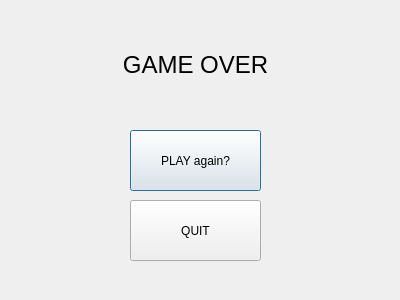
<?xml version="1.0" encoding="UTF-8"?>
<ui version="4.0">
 <class>Dialog</class>
 <widget class="QDialog" name="Dialog">
  <property name="geometry">
   <rect>
    <x>0</x>
    <y>0</y>
    <width>400</width>
    <height>300</height>
   </rect>
  </property>
  <property name="windowTitle">
   <string>Dialog</string>
  </property>
  <widget class="QLabel" name="Gameover">
   <property name="geometry">
    <rect>
     <x>120</x>
     <y>30</y>
     <width>151</width>
     <height>71</height>
    </rect>
   </property>
   <property name="text">
    <string>&lt;html&gt;&lt;head/&gt;&lt;body&gt;&lt;p align=&quot;center&quot;&gt;&lt;span style=&quot; font-size:18pt;&quot;&gt;GAME OVER&lt;/span&gt;&lt;/p&gt;&lt;/body&gt;&lt;/html&gt;</string>
   </property>
  </widget>
  <widget class="QPushButton" name="PlayAgain">
   <property name="geometry">
    <rect>
     <x>130</x>
     <y>130</y>
     <width>131</width>
     <height>61</height>
    </rect>
   </property>
   <property name="text">
    <string>PLAY again?</string>
   </property>
  </widget>
  <widget class="QPushButton" name="Quit">
   <property name="geometry">
    <rect>
     <x>130</x>
     <y>200</y>
     <width>131</width>
     <height>61</height>
    </rect>
   </property>
   <property name="text">
    <string>QUIT</string>
   </property>
  </widget>
 </widget>
 <resources/>
 <connections/>
</ui>
